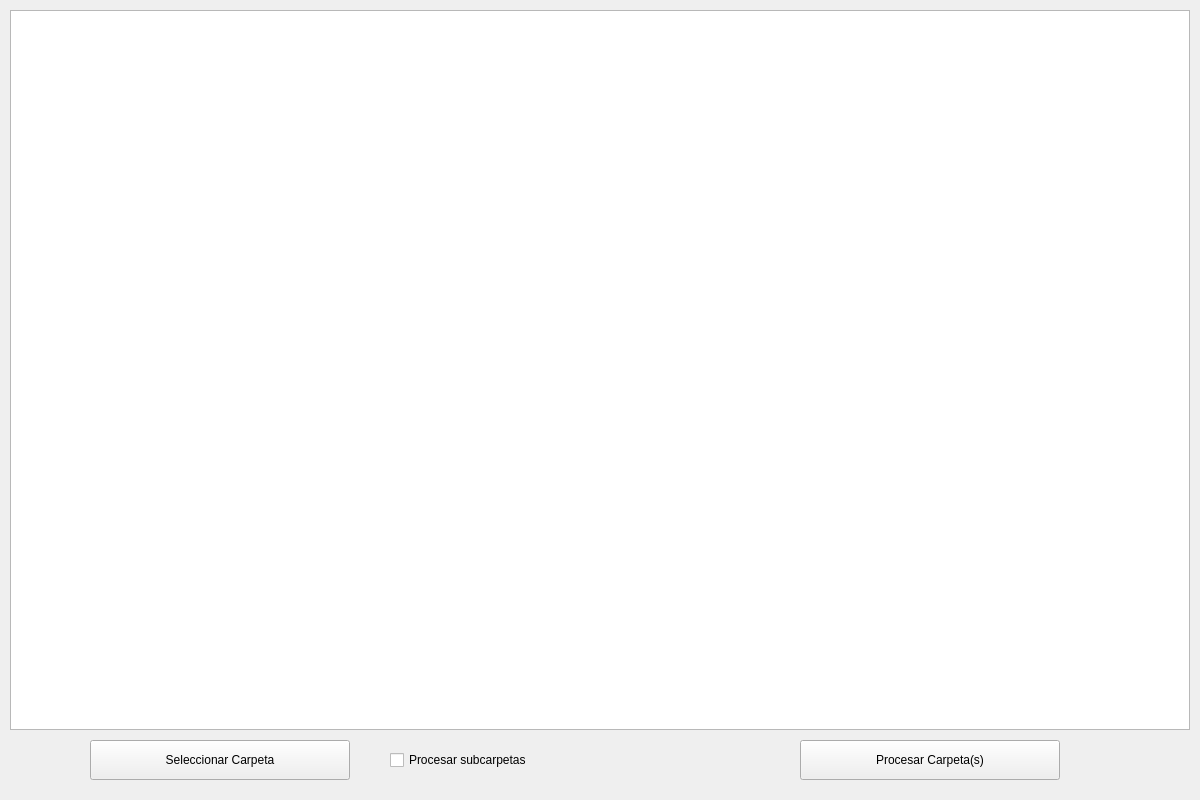
<?xml version="1.0" encoding="UTF-8"?>
<ui version="4.0">
 <class>MainWindow</class>
 <widget class="QMainWindow" name="MainWindow">
  <property name="geometry">
   <rect>
    <x>0</x>
    <y>0</y>
    <width>1200</width>
    <height>800</height>
   </rect>
  </property>
  <property name="windowTitle">
   <string>Totalizador de km</string>
  </property>
  <widget class="QWidget" name="centralwidget">
   <widget class="QListWidget" name="listaTracks">
    <property name="geometry">
     <rect>
      <x>10</x>
      <y>10</y>
      <width>1180</width>
      <height>720</height>
     </rect>
    </property>
   </widget>
   <widget class="QPushButton" name="btnSeleccion">
    <property name="geometry">
     <rect>
      <x>90</x>
      <y>740</y>
      <width>260</width>
      <height>40</height>
     </rect>
    </property>
    <property name="text">
     <string>Seleccionar Carpeta</string>
    </property>
   </widget>
   <widget class="QPushButton" name="btnProcesar">
    <property name="geometry">
     <rect>
      <x>800</x>
      <y>740</y>
      <width>260</width>
      <height>40</height>
     </rect>
    </property>
    <property name="text">
     <string>Procesar Carpeta(s)</string>
    </property>
   </widget>
   <widget class="QCheckBox" name="checkSubcarpetas">
    <property name="geometry">
     <rect>
      <x>390</x>
      <y>740</y>
      <width>170</width>
      <height>40</height>
     </rect>
    </property>
    <property name="text">
     <string>Procesar subcarpetas</string>
    </property>
   </widget>
  </widget>
 </widget>
 <resources/>
 <connections/>
</ui>
